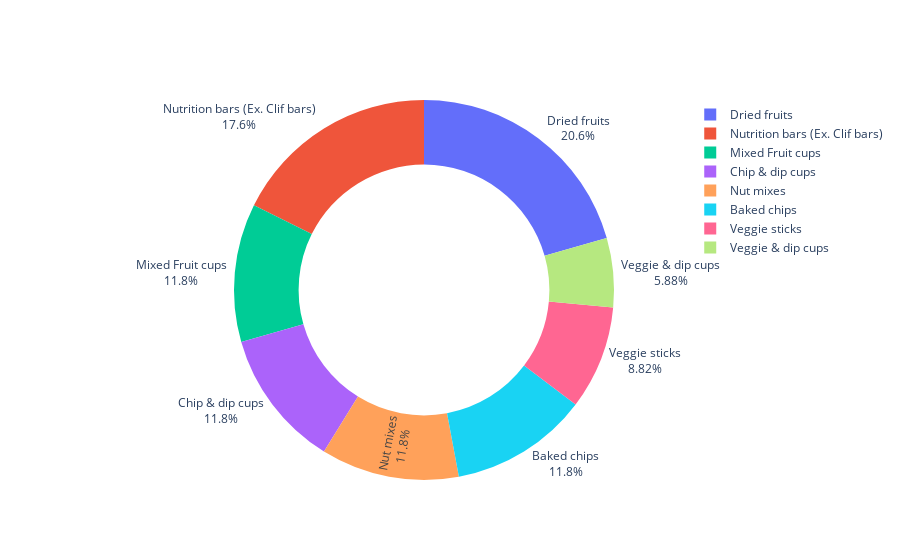

Source (notebook cell):
### Code cell
hashMap = {}
for index, value in temp_csv.Q13.items():
    options = value.split(',')
    for item in options:
        if item not in hashMap:
            hashMap[item] = 1
        else:
            hashMap[item] += 1

vis10_data = pd.DataFrame(columns=['Snacks', 'Count'])
vis10_data
# df.loc[df.shape[0]] = ['India', 'Krishna', 'Kumar' ]
for key, value in hashMap.items():
    tempMap = {'Snacks': key, 'Count': value}
    vis10_data = vis10_data.append(tempMap, ignore_index=True)
    
vis10_data = vis10_data.sort_values(by='Count', ascending=False)

fig10 = go.Figure(data=[go.Pie(labels=vis10_data.Snacks.tolist(), values=vis10_data.Count.tolist(), textinfo='label+percent',
                             insidetextorientation='radial', hole=.66
                            )])
fig10.show()

### Figure 1 — Plotly figure (JSON) as saved in the notebook; plotly's stock layout.template omitted (floating-point values rounded to 4 significant figures)
{"data": [{"hole": 0.66, "insidetextorientation": "radial", "labels": ["Dried fruits", "Nutrition bars (Ex. Clif bars)", "Mixed Fruit cups", "Chip & dip cups", "Nut mixes", "Baked chips", "Veggie sticks", "Veggie & dip cups"], "textinfo": "label+percent", "type": "pie", "values": [7, 6, 4, 4, 4, 4, 3, 2]}], "layout": {}}
